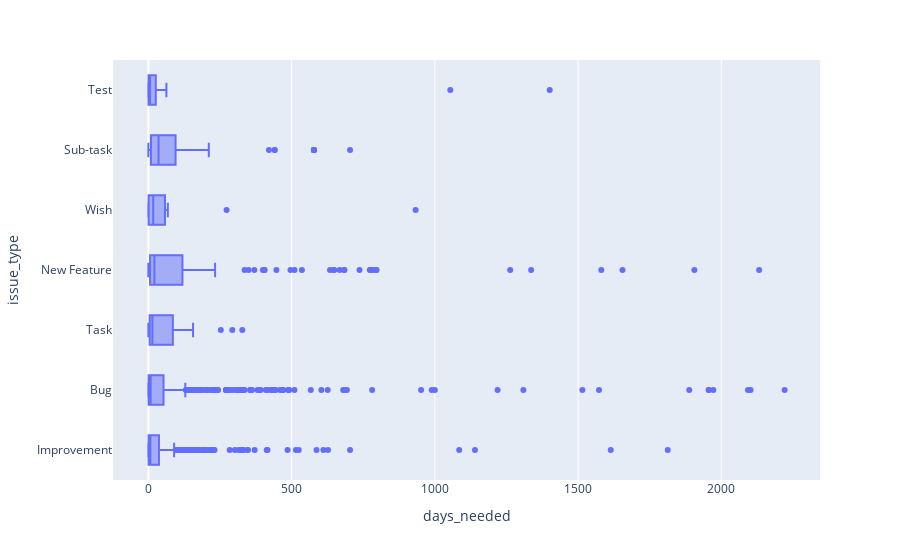

Source (notebook cell):
### Code cell
test = df[['days_needed', 'issue_type']]
fig = px.box(test, x='days_needed', y="issue_type", orientation='h')
fig.show()

### Figure 1 — Plotly figure (JSON) as saved in the notebook; plotly's stock layout.template omitted (floating-point values rounded to 4 significant figures; data arrays with more than 128 entries replaced by an {"elided": "..."} marker saying what was removed)
{"data": [{"alignmentgroup": "True", "hovertemplate": "days_needed=%{x}<br>issue_type=%{y}<extra></extra>", "legendgroup": "", "marker": {"color": "#636efa"}, "name": "", "notched": false, "offsetgroup": "", "orientation": "h", "showlegend": false, "type": "box", "x": {"elided": "1434 int values"}, "x0": " ", "xaxis": "x", "y": {"elided": "1434 str values"}, "y0": " ", "yaxis": "y"}], "layout": {"boxmode": "group", "legend": {"tracegroupgap": 0}, "margin": {"t": 60}, "xaxis": {"anchor": "y", "domain": [0, 1], "title": {"text": "days_needed"}}, "yaxis": {"anchor": "x", "domain": [0, 1], "title": {"text": "issue_type"}}}}
